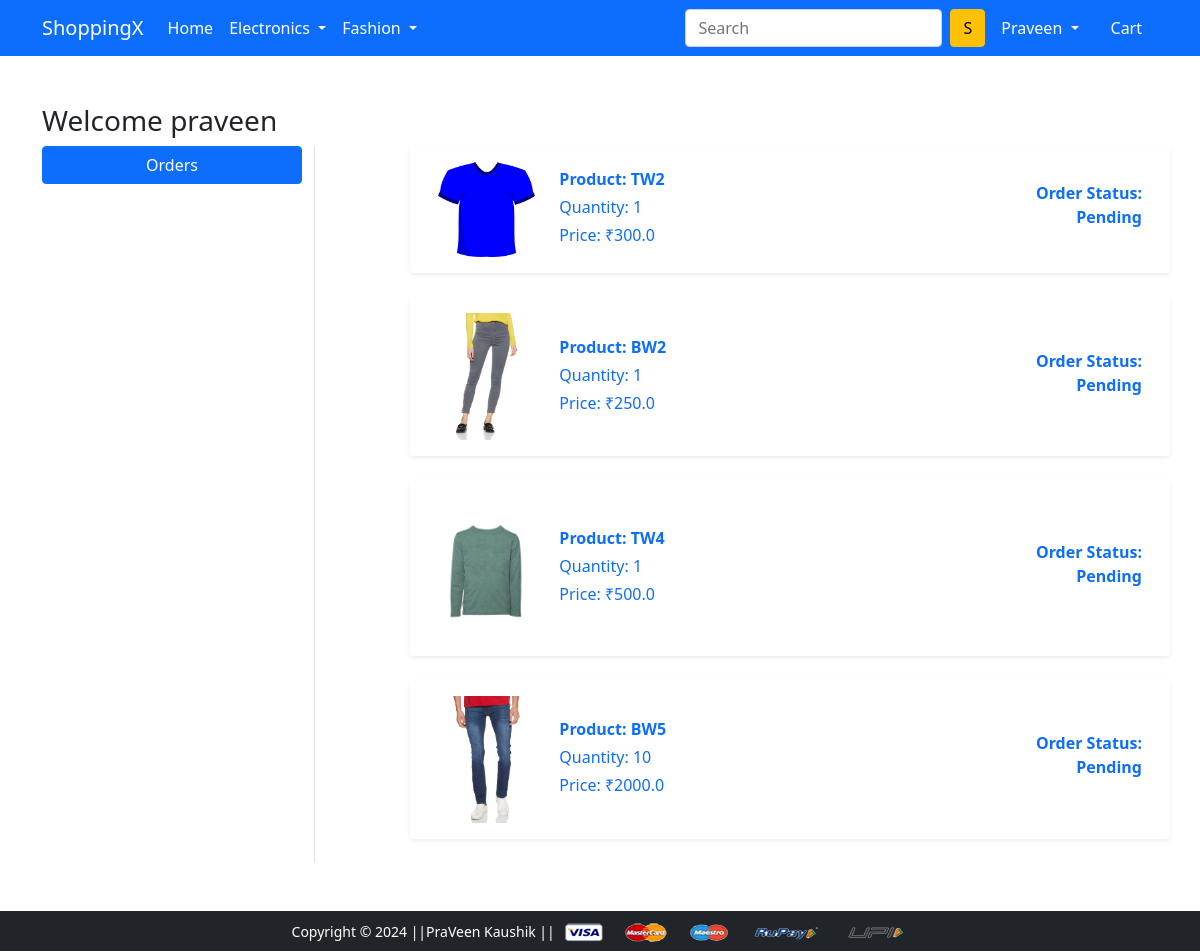
Page /orders/ (signed in) on the committed database.
### app/models.py (models this page shows, shortened)
class OrderPlaced(models.Model):
    user=models.ForeignKey(User,on_delete=models.CASCADE)
    customer=models.ForeignKey(Customer,on_delete=models.CASCADE)
    product=models.ForeignKey(Product,on_delete=models.CASCADE)
    quantity=models.PositiveIntegerField(default=1)
    ordered_date=models.DateTimeField(auto_now_add=True)
    status=models.CharField(choices=STATUS_CHOICES,max_length=50,default='Pending')
    @property
    def total_cost(self):
        return self.quantity*self.product.discounted_price

class Product(models.Model):
    title=models.CharField(max_length=200)
    selling_price=models.FloatField()
    discounted_price=models.FloatField()
    description=models.TextField()
    brand=models.CharField(max_length=100)
    category=models.CharField(choices=CATEGORY_CHOICES,max_length=2)
    product_image=models.ImageField(upload_to='productimg')

### app/views.py (the view)
# urls.py: path('orders/', views.orders, name='orders'),
@login_required
def orders(request):
    user=request.user
    op = OrderPlaced.objects.filter(user=request.user)
    return render(request, 'app/orders.html', {'order_placed':op,'user':user})

### app/templates/app/orders.html (shortened to what this page needs)
{% extends 'app/base.html' %}
{% load static %}
{% block main-content %}
<div class="container my-5" >
  <div class="row">
    <h3>Welcome {{user}}</h3>
    <div class="col-sm-3 border-end">
      <ul class="list-unstyled">
        <li class="d-grid"><a href="{% url 'orders' %}" class="btn btn-primary">Orders</a></li>
      </ul>
    </div>
    <div class="col-sm-8 offset-sm-1">
      <div class="row">
        {% for op in order_placed %}
        <div class="col-12 mb-4">
          <a href="{% url 'product-detail' op.product.id %}" class="text-decoration-none text-black">
            <div class="row shadow-sm p-3 bg-white rounded align-items-center hover-shadow">
              <div class="col-sm-2">
                <img src="{{op.product.product_image.url}}" alt="" class="img-fluid rounded" height="150" width="150">
              </div>
              <div class="col-sm-7">
                <p class="fw-bold mb-1">Product: {{op.product.title}}</p>
                <p class="mb-1">Quantity: {{op.quantity}}</p>
                <p class="mb-1">Price: ₹{{op.total_cost}}</p>
              </div>
              <div class="col-sm-3 text-end fw-bold">
                <p class="mb-2">Order Status: {{op.status}}</p>
              </div>
            </div>
          </a>
        </div>
        {% endfor %}
      </div>
    </div>
  </div>
</div>
{% endblock main-content %}

### app/templates/app/base.html (shortened to what this page needs)
<!doctype html>
{% load static %}
<html lang="en">
  <head>
    <link href="https://cdn.jsdelivr.net/npm/bootstrap@5.0.0-beta1/dist/css/bootstrap.min.css" rel="stylesheet">
    <link rel="stylesheet" href="{% static 'app/css/owl.carousel.min.css' %}">
    <link rel="stylesheet" href="{% static 'app/css/all.min.css' %}">
    <link rel="stylesheet" href="{% static 'app/css/style.css' %}">
  </head>
  <body>
    <nav class="navbar navbar-expand-lg navbar-dark bg-primary">
     <div class="container">
       <a class="navbar-brand" href="/">ShoppingX</a>
       <div class="collapse navbar-collapse" id="navbarSupportedContent">
         <ul class="navbar-nav me-auto mb-2 mb-lg-0">
           <li class="nav-item">
             <a class="nav-link active" aria-current="page" href="/">Home</a>
           </li>
           <li class="nav-item dropdown">
             <a class="nav-link dropdown-toggle text-white" href="#" id="electronicsDropdown" role="button" data-bs-toggle="dropdown" aria-expanded="false">
               Electronics
             </a>
           </li>
           <li class="nav-item dropdown">
             <a class="nav-link dropdown-toggle text-white" href="#" id="fashionDropdown" role="button" data-bs-toggle="dropdown" aria-expanded="false">
               Fashion
             </a>
           </li>
         </ul>
         <form class="d-flex">
           <input class="form-control me-2" type="search" placeholder="Search" aria-label="Search">
           <button class="btn btn-warning" type="submit">S</button>
         </form>
         <div>
          <ul class="navbar-nav me-auto mb-2 mb-lg-0">
          {% if request.user.is_authenticated %}
           <li class="nav-item dropdown mx-2">
              <a class="nav-link dropdown-toggle text-white" href="#" id="profileDropdown" role="button" data-bs-toggle="dropdown" aria-expanded="false">
                {{request.user.username|capfirst}}
              </a>
            </li>
            <li class="nav-item mx-2">
              <a href="{% url 'cart' %}" class="nav-link text-white"> Cart </a>
            </li>
            {% endif %}
          </ul>
         </div>
       </div>
     </div>
    </nav>
    {% block main-content %} {% endblock main-content %}
    <footer class="container-fluid bg-dark text-center p-2 mt-5">
        <small class="text-white">Copyright &copy; 2024 ||PraVeen Kaushik || </small>
        <img src="{% static 'app/images/payment.png' %}" alt="" srcset="" class="img-fluid" height="2px">
    </footer>
  </body>
</html>

### rows in the picture
OrderPlaced: product.product_image (picture), product "TW2", quantity "1", total_cost "300.0", status "Pending"
OrderPlaced: product.product_image (picture), product "BW2", quantity "1", total_cost "250.0", status "Pending"
OrderPlaced: product.product_image (picture), product "TW4", quantity "1", total_cost "500.0", status "Pending"
OrderPlaced: product.product_image (picture), product "BW5", quantity "10", total_cost "2000.0", status "Pending"

### other values in the picture
{{ request.user.username|capfirst }} "Praveen"
{{ user }} "praveen"
